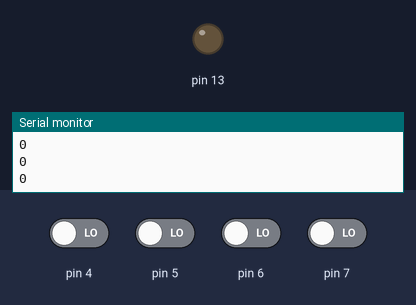
Simulated run of this sketch. Board: Arduino Uno, built with avr-gcc and run on an emulated ATmega328P. On the bench: output pins drawn as LEDs (lit = HIGH), the last lines printed to the serial monitor. The inputs (shaded band) are chosen by the test bench; at power-on: pin 4–7 LOW.

Above: at 3.8 s.
3.9 s: pin 4 driven HIGH and pin 5 driven HIGH
At 4.8 s:
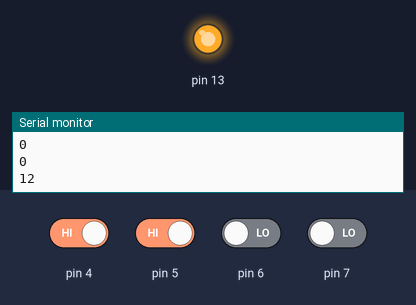
5.5 s: pin 4 driven LOW
At 6.3 s:
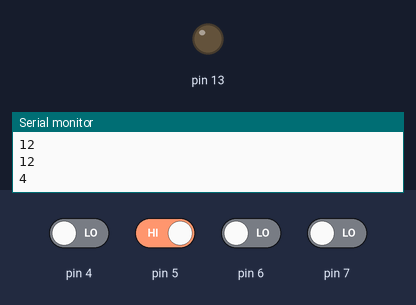
7.5 s: pin 4 driven HIGH
At 9.0 s:
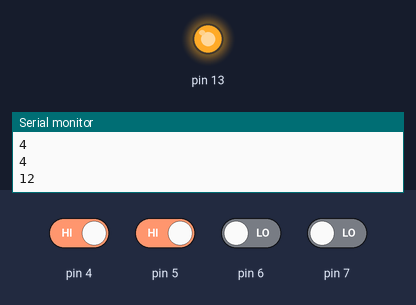
Timing chart, 0 to 10.5 s (numbered marks = the images above; inputs shaded):
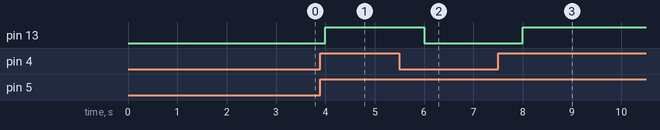

The sketch:

Exercise_2.ino
```cpp
// the setup function runs once when you press reset or power the board
void setup() {
  // initialize digital pin 13 as an output.
  pinMode(13, OUTPUT);

  pinMode(4, INPUT);
  pinMode(5, INPUT);
  pinMode(6, INPUT);
  pinMode(7, INPUT);

  digitalWrite(4, LOW);   // These make the default voltage level of the pins 0.
  digitalWrite(5, LOW);
  digitalWrite(6, LOW);
  digitalWrite(7, LOW);

  // This starts communications with the computer
  Serial.begin(9600);
  while (!Serial) {
    ; // wait for serial port to connect. Needed for native USB port only
  }


}

// the loop function runs over and over again forever
void loop() {

 int output;

 delay(1000);
 output = calculateOutput(4, 5, 6, 7);

 if(output <= 5)
 {
    digitalWrite(13, LOW);
 }
 if(output >8)
 {
   digitalWrite(13, HIGH);
 }

 Serial.println(output);
}

int calculateOutput(int a, int b, int c, int d)
{
  int result;

  result = digitalRead(a);
  result <<= 1;
  result |= digitalRead(b);
  result <<= 1;
  result |= digitalRead(c);
  result <<= 1;
  result |= digitalRead(d);

  return result;
}
```

Measured:
- after the input at 3.9 s, pin 13: LOW → HIGH after 0.10 s
- after the input at 5.5 s, pin 13: HIGH → LOW after 0.50 s
- after the input at 7.5 s, pin 13: LOW → HIGH after 0.50 s
